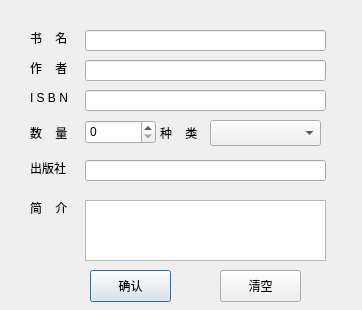
<?xml version="1.0" encoding="UTF-8"?>
<ui version="4.0">
 <class>ModifyBookInfoDialog</class>
 <widget class="QDialog" name="ModifyBookInfoDialog">
  <property name="geometry">
   <rect>
    <x>0</x>
    <y>0</y>
    <width>362</width>
    <height>310</height>
   </rect>
  </property>
  <property name="windowTitle">
   <string>Dialog</string>
  </property>
  <widget class="QLineEdit" name="title">
   <property name="geometry">
    <rect>
     <x>85</x>
     <y>30</y>
     <width>241</width>
     <height>21</height>
    </rect>
   </property>
  </widget>
  <widget class="QLabel" name="label_10">
   <property name="geometry">
    <rect>
     <x>30</x>
     <y>125</y>
     <width>60</width>
     <height>16</height>
    </rect>
   </property>
   <property name="text">
    <string>数    量</string>
   </property>
  </widget>
  <widget class="QLabel" name="label_11">
   <property name="geometry">
    <rect>
     <x>30</x>
     <y>200</y>
     <width>60</width>
     <height>16</height>
    </rect>
   </property>
   <property name="text">
    <string>简    介</string>
   </property>
  </widget>
  <widget class="QLineEdit" name="ISBN">
   <property name="geometry">
    <rect>
     <x>85</x>
     <y>90</y>
     <width>241</width>
     <height>21</height>
    </rect>
   </property>
   <property name="maxLength">
    <number>12</number>
   </property>
  </widget>
  <widget class="QLabel" name="label_12">
   <property name="geometry">
    <rect>
     <x>160</x>
     <y>125</y>
     <width>60</width>
     <height>16</height>
    </rect>
   </property>
   <property name="text">
    <string>种    类</string>
   </property>
  </widget>
  <widget class="QLabel" name="label_13">
   <property name="geometry">
    <rect>
     <x>30</x>
     <y>30</y>
     <width>60</width>
     <height>16</height>
    </rect>
   </property>
   <property name="text">
    <string>书    名</string>
   </property>
  </widget>
  <widget class="QPlainTextEdit" name="introduction">
   <property name="geometry">
    <rect>
     <x>85</x>
     <y>200</y>
     <width>241</width>
     <height>61</height>
    </rect>
   </property>
  </widget>
  <widget class="QLabel" name="label_14">
   <property name="geometry">
    <rect>
     <x>30</x>
     <y>60</y>
     <width>60</width>
     <height>16</height>
    </rect>
   </property>
   <property name="text">
    <string>作    者</string>
   </property>
  </widget>
  <widget class="QLineEdit" name="publishing_company">
   <property name="geometry">
    <rect>
     <x>85</x>
     <y>160</y>
     <width>241</width>
     <height>21</height>
    </rect>
   </property>
  </widget>
  <widget class="QSpinBox" name="number">
   <property name="geometry">
    <rect>
     <x>85</x>
     <y>120</y>
     <width>71</width>
     <height>24</height>
    </rect>
   </property>
  </widget>
  <widget class="QComboBox" name="category_box">
   <property name="geometry">
    <rect>
     <x>210</x>
     <y>120</y>
     <width>111</width>
     <height>26</height>
    </rect>
   </property>
  </widget>
  <widget class="QPushButton" name="btn_confirm">
   <property name="geometry">
    <rect>
     <x>90</x>
     <y>270</y>
     <width>81</width>
     <height>32</height>
    </rect>
   </property>
   <property name="text">
    <string>确认</string>
   </property>
  </widget>
  <widget class="QLabel" name="label_15">
   <property name="geometry">
    <rect>
     <x>30</x>
     <y>160</y>
     <width>60</width>
     <height>16</height>
    </rect>
   </property>
   <property name="text">
    <string>出版社</string>
   </property>
  </widget>
  <widget class="QPushButton" name="btn_cancel">
   <property name="geometry">
    <rect>
     <x>220</x>
     <y>270</y>
     <width>81</width>
     <height>32</height>
    </rect>
   </property>
   <property name="text">
    <string>清空</string>
   </property>
  </widget>
  <widget class="QLineEdit" name="author">
   <property name="geometry">
    <rect>
     <x>85</x>
     <y>60</y>
     <width>241</width>
     <height>21</height>
    </rect>
   </property>
  </widget>
  <widget class="QLabel" name="label_16">
   <property name="geometry">
    <rect>
     <x>30</x>
     <y>90</y>
     <width>51</width>
     <height>16</height>
    </rect>
   </property>
   <property name="text">
    <string>I S B N</string>
   </property>
  </widget>
 </widget>
 <resources/>
 <connections/>
</ui>
